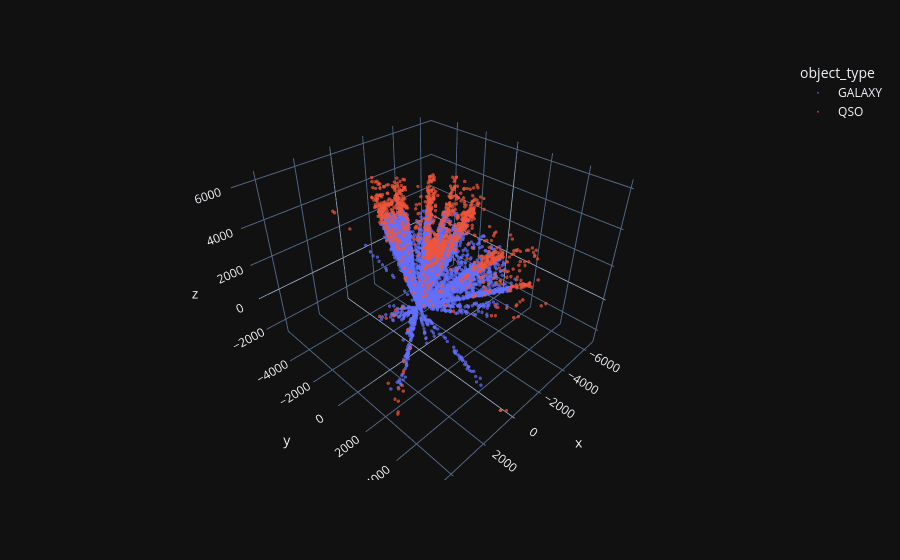

Notebook code cell kept with this figure:
### Code cell
%pip install plotly
%pip install nbformat
import pandas as pd
import plotly.express as px

# 1. Load the CSV you and Kyle made
df = pd.read_csv('desi_catalog.csv')

# 2. CRITICAL: Sample the data! 
# Web browsers will crash if you give them millions of points.
# Let's just look at a random 10,000 galaxies to see the shape of the cosmic web.
df_sample = df.sample(n=10000)

# 3. Create the 3D interactive plot
print("Rendering universe...")
fig = px.scatter_3d(
    df_sample, 
    x='x', y='y', z='z', 
    color='object_type', # This will color-code them by Galaxy, QSO, etc!
    opacity=0.7
)

# Make the dots tiny so they look like stars/galaxies
fig.update_traces(marker=dict(size=2))

# Remove the white background to make it look like space
fig.update_layout(template="plotly_dark")

fig.show()

### Figure 1 — Plotly figure (JSON) as saved in the notebook; plotly's stock layout.template omitted (floating-point values rounded to 4 significant figures; data arrays with more than 128 entries replaced by an {"elided": "..."} marker saying what was removed)
{"data": [{"hovertemplate": "object_type=GALAXY<br>x=%{x}<br>y=%{y}<br>z=%{z}<extra></extra>", "legendgroup": "GALAXY", "marker": {"color": "#636efa", "opacity": 0.7, "size": 2, "symbol": "circle"}, "mode": "markers", "name": "GALAXY", "scene": "scene", "showlegend": true, "type": "scatter3d", "x": {"elided": "8826 float values"}, "y": {"elided": "8826 float values"}, "z": {"elided": "8826 float values"}}, {"hovertemplate": "object_type=QSO<br>x=%{x}<br>y=%{y}<br>z=%{z}<extra></extra>", "legendgroup": "QSO", "marker": {"color": "#EF553B", "opacity": 0.7, "size": 2, "symbol": "circle"}, "mode": "markers", "name": "QSO", "scene": "scene", "showlegend": true, "type": "scatter3d", "x": {"elided": "1174 float values"}, "y": {"elided": "1174 float values"}, "z": {"elided": "1174 float values"}}], "layout": {"legend": {"title": {"text": "object_type"}, "tracegroupgap": 0}, "margin": {"t": 60}, "scene": {"domain": {"x": [0, 1], "y": [0, 1]}, "xaxis": {"title": {"text": "x"}}, "yaxis": {"title": {"text": "y"}}, "zaxis": {"title": {"text": "z"}}}}}
